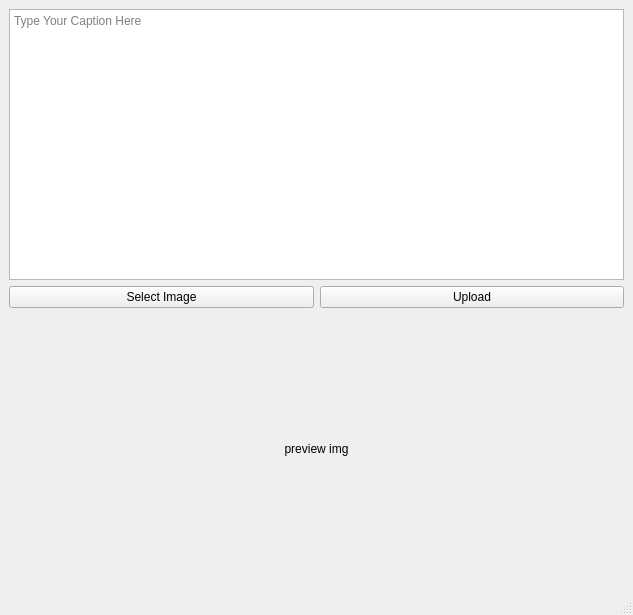
<?xml version="1.0" encoding="UTF-8"?>
<ui version="4.0">
 <class>MainWindow</class>
 <widget class="QMainWindow" name="MainWindow">
  <property name="geometry">
   <rect>
    <x>0</x>
    <y>0</y>
    <width>633</width>
    <height>615</height>
   </rect>
  </property>
  <property name="windowTitle">
   <string>MainWindow</string>
  </property>
  <widget class="QWidget" name="centralwidget">
   <layout class="QVBoxLayout" name="verticalLayout_2">
    <item>
     <widget class="QTextEdit" name="A_caption_textEdit">
      <property name="placeholderText">
       <string>Type Your Caption Here</string>
      </property>
     </widget>
    </item>
    <item>
     <layout class="QHBoxLayout" name="horizontalLayout">
      <item>
       <widget class="QPushButton" name="A_selectimage_btn">
        <property name="text">
         <string>Select Image</string>
        </property>
       </widget>
      </item>
      <item>
       <widget class="QPushButton" name="A_upload_btn">
        <property name="text">
         <string>Upload</string>
        </property>
       </widget>
      </item>
     </layout>
    </item>
    <item>
     <widget class="QLabel" name="A_preview_img">
      <property name="sizePolicy">
       <sizepolicy hsizetype="Preferred" vsizetype="Expanding">
        <horstretch>0</horstretch>
        <verstretch>0</verstretch>
       </sizepolicy>
      </property>
      <property name="text">
       <string>preview img</string>
      </property>
      <property name="alignment">
       <set>Qt::AlignCenter</set>
      </property>
     </widget>
    </item>
   </layout>
  </widget>
  <widget class="QStatusBar" name="statusbar"/>
 </widget>
 <resources/>
 <connections/>
</ui>
